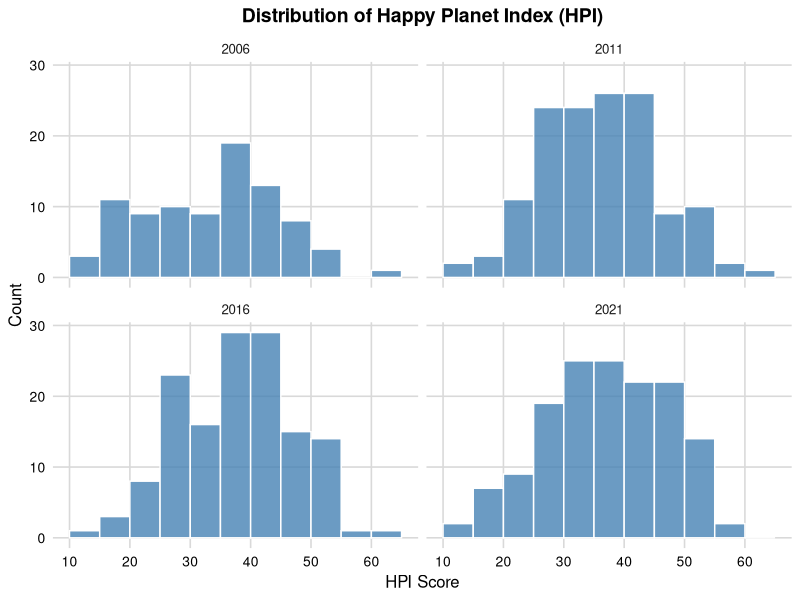
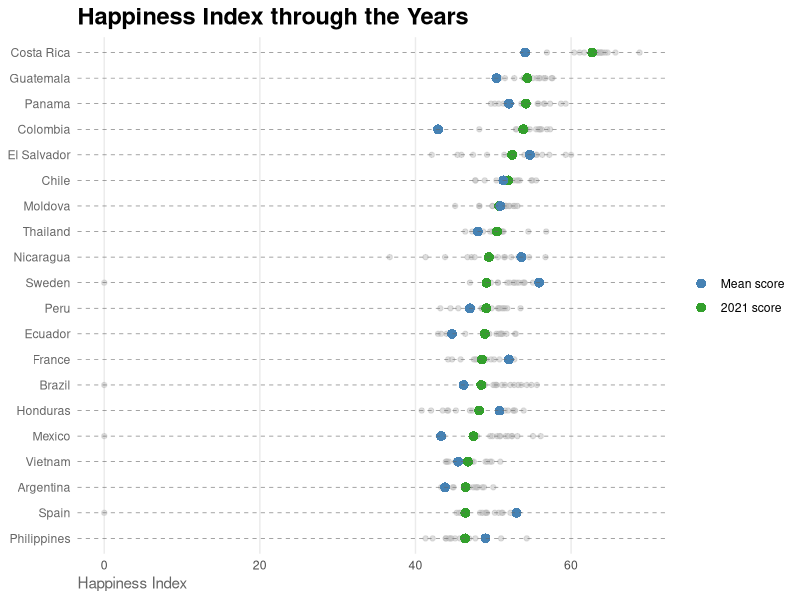
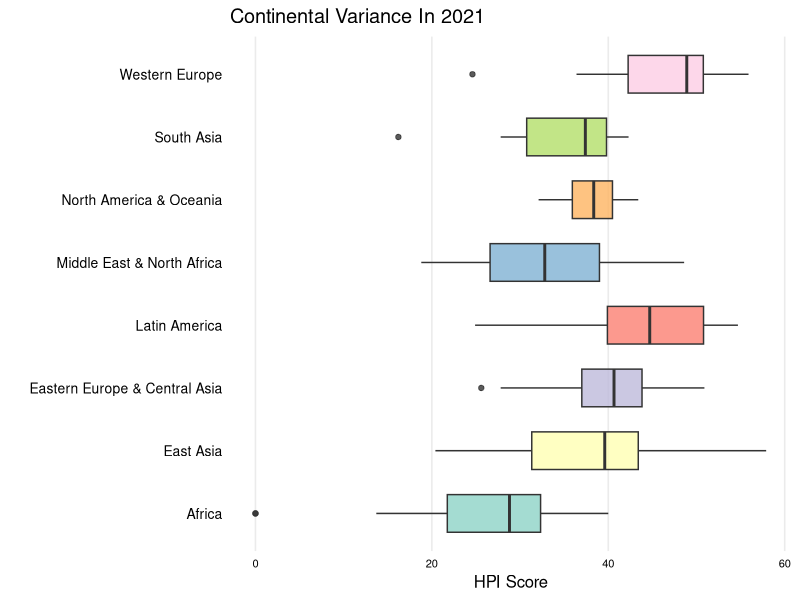
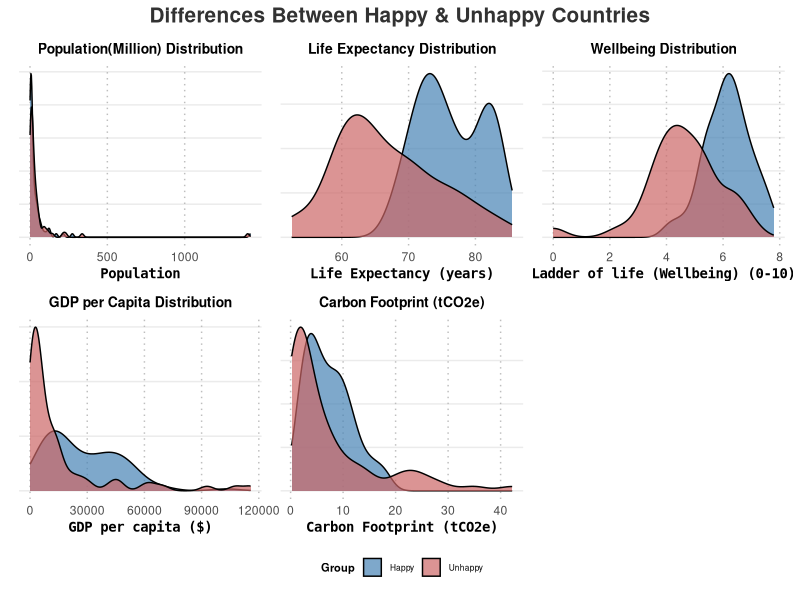
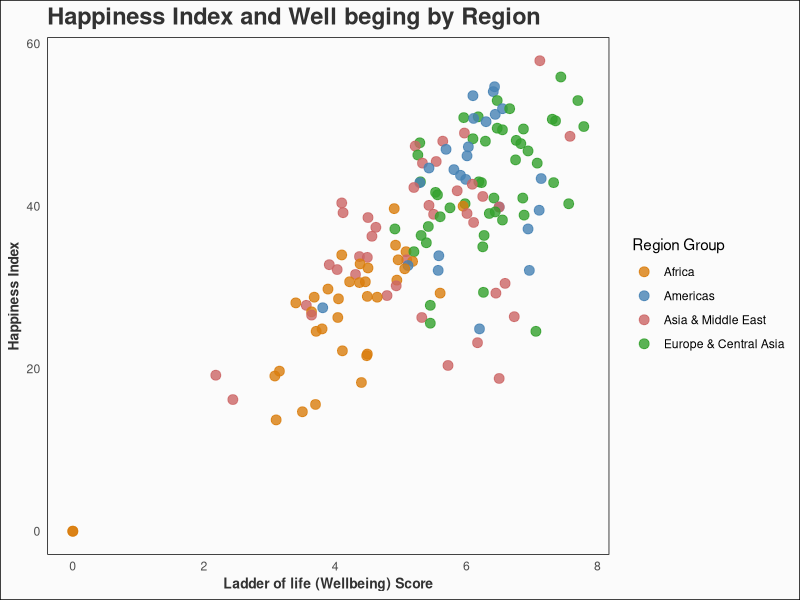
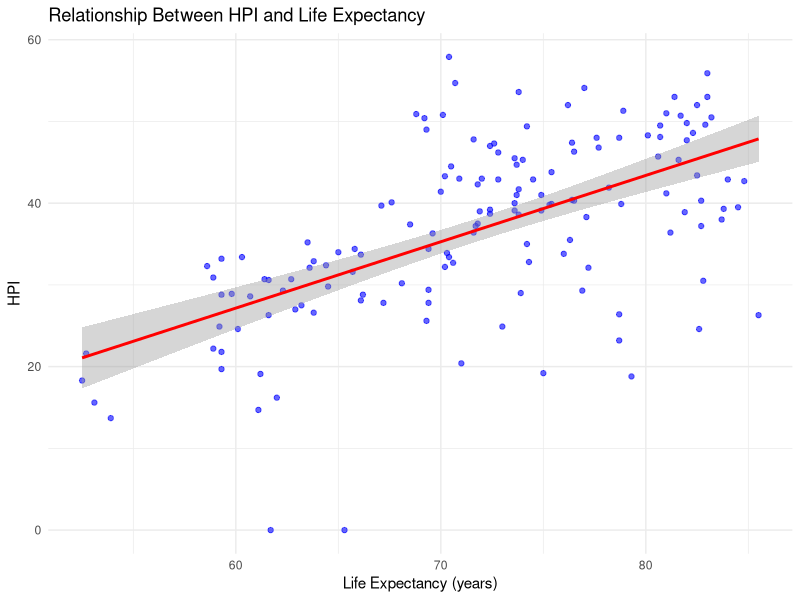
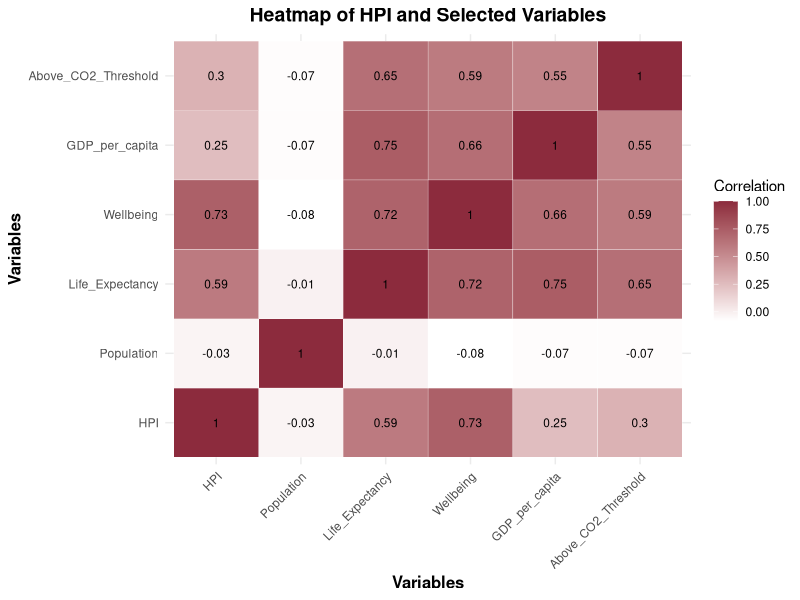
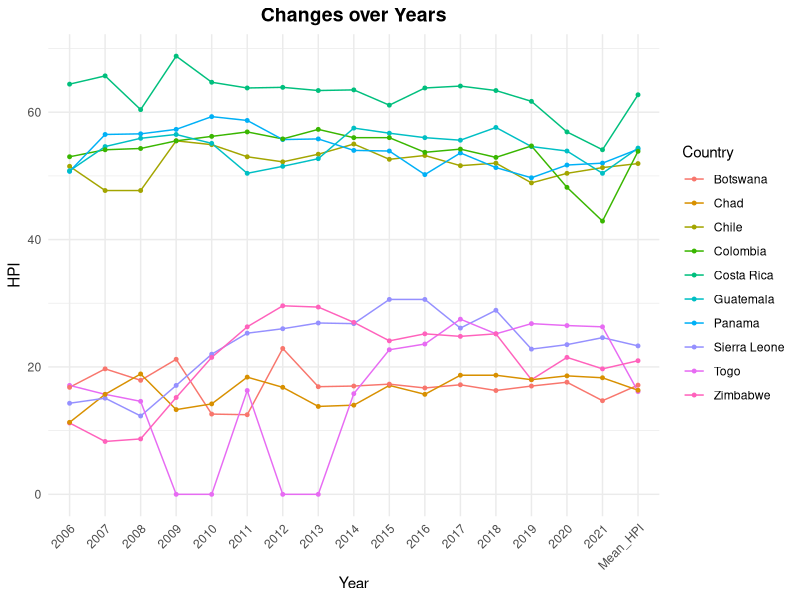

These charts were generated, in order, by the following R code:
## ---- chunk 1
library(readxl)
library(dplyr)
library(readr)
library(ggplot2)
library(tidyr)
library(ggrepel)
library(tidyverse)
library(reshape2)
library(scales)

hpi_2006 <- read_csv("hpi_2006.csv")
hpi_2011 <- read_csv("hpi_2011.csv")
hpi_2016 <- read_csv("hpi_2016.csv")
hpi_2021 <- read_csv("hpi_2021.csv")
hpi_2024 <- read_csv("All countries_20211.csv", skip=8, show_col_types = FALSE)
past_HPI <- read_csv("Historical_HPI.csv", show_col_types = FALSE)
past_HPI[is.na(past_HPI)] <- 0
## ---- chunk 2
hpi_2006_hist <- hpi_2006 %>% 
  mutate(Year = 2006) %>% 
  filter(HPI > 0)  

hpi_2011_hist <- hpi_2011 %>% 
  mutate(Year = 2011) %>% 
  filter(HPI > 0) 

hpi_2016_hist <- hpi_2016 %>% 
  mutate(Year = 2016) %>% 
  filter(HPI > 0) 

hpi_2021_hist <- hpi_2021 %>% 
  mutate(Year = 2021) %>% 
  filter(HPI > 0)  


combined_data <- bind_rows(hpi_2006_hist, hpi_2011_hist, hpi_2016_hist, hpi_2021_hist)
ggplot(combined_data, aes(x = HPI)) +
  geom_histogram(binwidth = 5, fill = "#4682B4", color = "white", alpha = 0.8, boundary = 0) +
  facet_wrap(~ Year, ncol = 2) +  
  theme_minimal(base_size = 12) +
  
  theme(
    panel.grid.major = element_line(color = "gray85"),
    panel.grid.minor = element_blank(),
    axis.text = element_text(size = 10, color = "black"),
    axis.title = element_text(size = 12, color = "black"),
    plot.title = element_text(size = 14, face = "bold", hjust = 0.5)
  ) +
  scale_x_continuous(
    breaks = seq(0, 60, by = 10), 
  ) +
  labs(
    title = "Distribution of Happy Planet Index (HPI)",
    x = "HPI Score",
    y = "Count"
  )

## ---- chunk 3
past_HPI$Mean_HPI <- rowMeans(past_HPI[, 2:17], na.rm = TRUE)

past_HPI_long <- past_HPI %>%
  pivot_longer(cols = `2006`:`2021`, names_to = "Year", values_to = "HPI") %>%
  mutate(Year = as.numeric(gsub("HPI_", "", Year))) 

top_countries <- past_HPI %>%
  arrange(desc(Mean_HPI)) %>%
  head(20) %>%
  arrange(Mean_HPI)

past_HPI_long <- past_HPI_long %>%
  filter(Country %in% top_countries$Country)

ggplot(data = past_HPI_long, aes(x = HPI, y = reorder(Country, Mean_HPI))) +
  geom_point(color = "gray", size = 1.5, alpha = 0.5) +
  geom_point(data = top_countries, aes(x = Mean_HPI, y = reorder(Country, Mean_HPI), color = "Mean score"),
             size = 3, shape = 16) +
  geom_point(data = filter(past_HPI_long, Year == 2021),
             aes(x = HPI, y = Country, color = "2021 score"), size = 3, shape = 16) +
  geom_hline(yintercept = seq_along(top_countries$Country), color = "gray40", linetype = "dashed", size = 0.2) +
  labs(title = "Happiness Index through the Years",
       x = "Happiness Index", y = NULL, color = NULL) +
  scale_color_manual(
    values = c("Mean score" = "#33a02c", "2021 score" = "#4682B4"),
    labels = c("Mean score", "2021 score")
  ) +
  theme_minimal(base_family = "sans") +
  theme(
    panel.grid.major.y = element_blank(),
    panel.grid.minor = element_blank(),
    axis.text.y = element_text(hjust = 1, color = "gray40"),
    axis.title.x = element_text(hjust = 0, color = "gray40"),
    plot.title = element_text(size = 17, face = "bold"),
    plot.subtitle = element_text(size = 12, color = "gray40"),
    legend.position = "right" 
  )
## ---- chunk 4
library(RColorBrewer)
continent_mapping <- c(
  "Latin America",
  "North America & Oceania",
  "Western Europe",
  "Middle East & North Africa",
  "Africa",
  "South Asia",
  "Eastern Europe & Central Asia",
  "East Asia"
)
hpi_2021$ContinentName <- continent_mapping[hpi_2021$Continent]
qualitative_palette <- brewer.pal(n = length(unique(hpi_2021$ContinentName)), "Set3")

ggplot(hpi_2021, aes(x = HPI, y = ContinentName, fill = ContinentName)) +
  geom_boxplot(width = 0.6, alpha = 0.8) + 
  scale_fill_manual(values = qualitative_palette) + 
  theme_minimal(base_size = 12) +
  theme(
    panel.grid.major.y = element_blank(),
    panel.grid.minor = element_blank(),
    axis.text.y = element_text(size = 10, color = "black"),
    axis.text.x = element_text(size = 8, color = "black"),
    legend.position = "none",
    panel.border = element_blank(),
    axis.line = element_blank()
  ) +
  labs(
    title = "Continental Variance In 2021",
    x = "HPI Score",
    y = ""
  )
## ---- chunk 5
library(gridExtra)
library(grid) 
library(patchwork)
#Split Data Based on Average HPI
hpi_avg <- mean(hpi_2024$HPI, na.rm = TRUE)  # Calculate average HPI
hpi_2024 <- hpi_2024 %>%
  mutate(Lower_Happy = ifelse(HPI < hpi_avg, "Unhappy", "Happy"))  # Add split column


hpi_2024$Population <- hpi_2024$`Population (thousands)` / 1e3

variables <- c(
  "Population",
  "Life Expectancy (years)",
  "Ladder of life (Wellbeing) (0-10)",
  "GDP per capita ($)",
  "Carbon Footprint (tCO2e)"
)
titles <- c(
  "Population(Million) Distribution",
  "Life Expectancy Distribution",
  "Wellbeing Distribution",
  "GDP per Capita Distribution",
  "Carbon Footprint (tCO2e)"
)


plot_list <- lapply(seq_along(variables), function(i) {
  var <- variables[i]  
  ggplot(hpi_2024, aes_string(x = paste0("`", var, "`"), fill = "Lower_Happy")) +
    geom_density(alpha = 0.7, color = "black") +
    scale_fill_manual(values = c("#4682B4", "#CC6666")) +  # Customize colors
    labs(x = var, y = NULL, fill = "Group", title = titles[i]) +  # Add plot title
    theme_minimal() +
    theme(
      axis.text.y = element_blank(),
      axis.ticks.y = element_blank(),
      panel.grid.major.x = element_line(color = "gray", linetype = "dotted"),
      panel.grid.minor = element_blank(),
      axis.title.x = element_text(size = 10, face = "bold", family = "monospace"),
      plot.title = element_text(size = 10, face = "bold", hjust = 0.5),  
      legend.position = "bottom",
      legend.title = element_text(size = 8, face = "bold"), 
      legend.text = element_text(size = 6),  
      legend.key.size = unit(0.5, "cm") 
    )
})

combined_plot <- wrap_plots(plot_list, ncol = 3) +
  plot_layout(guides = "collect") +  # Collect a single shared legend
  plot_annotation(
    title = "Differences Between Happy & Unhappy Countries",
    theme = theme(
      plot.title = element_text(size = 15, face = "bold", hjust = 0.5, color = "#323232"),
      plot.subtitle = element_text(size = 12, face = "italic", hjust = 0.5, color = "gray"),
      legend.position = "bottom"  
    )
  )

# Print the final combined plot
print(combined_plot)

## ---- chunk 6
hpi_2024 <- hpi_2024 %>%
  mutate(Region_Group = case_when(
    Continent %in% c(1, 2) ~ "Americas",                  # Latin America, N. America & Oceania
    Continent %in% c(3, 7) ~ "Europe & Central Asia",     # Western Europe, Eastern Europe & Central Asia
    Continent %in% c(4, 6, 8) ~ "Asia & Middle East",     # Middle East, South Asia, East Asia
    Continent == 5 ~ "Africa",                            # Africa                                
  ))

ggplot(hpi_2024, aes(
  x = `Ladder of life (Wellbeing) (0-10)`,
  y = HPI,                                 
  color = Region_Group                     
)) +
  geom_point(size = 3, alpha = 0.8) +
  labs(
    title = "Happiness Index and Well beging by Region",
    x = "Ladder of life (Wellbeing) Score",
    y = "Happiness Index",
    color = "Region Group"
  ) +
  scale_color_manual(
    values = c(
      "Americas" = "#4682B4",
      "Europe & Central Asia" = "#33a02c",
      "Asia & Middle East" = "#CC6666",
      "Africa" = "#D97D0D"
    )
  ) +
  # Customize the theme
  theme_minimal(base_family = "sans") +
  theme(
    panel.grid.major = element_blank(),
    panel.grid.minor = element_blank(),
    panel.background = element_rect(fill = "#fbfbfb"),
    plot.background = element_rect(fill = "#fbfbfb"),
    plot.title = element_text(size = 17, face = "bold", color = "#323232"),
    plot.subtitle = element_text(size = 12, face = "italic", color = "gray40"),
    axis.title.x = element_text(size = 10, face = "bold", color = "#323232"),  # Removed `family`
    axis.title.y = element_text(size = 10, face = "bold", color = "#323232"),
    legend.position = "right",
    legend.background = element_blank(),
    legend.box.background = element_rect(fill = "transparent", color = NA)
  )
## ---- chunk 7

hpi_2024 <- hpi_2024 %>%
  rename(
    HPI = `HPI`,  # Keep HPI column name
    Life_Expectancy = `Life Expectancy (years)` 
  ) %>%
  mutate(
    HPI = as.numeric(HPI), 
    Life_Expectancy = as.numeric(Life_Expectancy)
  )

# Remove rows with missing data
hpi_clean <- hpi_2024 %>%
  filter(!is.na(HPI), !is.na(Life_Expectancy))

model <- lm(HPI ~ Life_Expectancy, data = hpi_clean)

ggplot(hpi_clean, aes(x = Life_Expectancy, y = HPI)) +
  geom_point(color = "blue", alpha = 0.6) +
  geom_smooth(method = "lm", color = "red", se = TRUE) +
  labs(
    title = "Relationship Between HPI and Life Expectancy",
    x = "Life Expectancy (years)",
    y = "HPI"
  ) +
  theme_minimal()
## ---- chunk 8

hpi_2024 <- hpi_2024 %>%
  mutate(
    Above_CO2_Threshold = ifelse(
      `Carbon Footprint (tCO2e)` > `CO2 threshold for year  (tCO2e)`, 1, 0
    )
  )


heatmap_data <- hpi_2024 %>%
  select(
    HPI,
    Population = `Population (thousands)`,
    Life_Expectancy,
    Wellbeing = `Ladder of life (Wellbeing) (0-10)`,
    GDP_per_capita = `GDP per capita ($)`,
    Above_CO2_Threshold
  )

# Ensure numeric columns for correlation (convert boolean if needed)
heatmap_data$Above_CO2_Threshold <- as.numeric(heatmap_data$Above_CO2_Threshold)

# Compute the correlation matrix
cor_matrix <- cor(heatmap_data, use = "complete.obs")

# Melt the correlation matrix for ggplot
melted_cor_matrix <- melt(cor_matrix)

# Create the heatmap
ggplot(data = melted_cor_matrix, aes(x = Var1, y = Var2, fill = value)) +
  geom_tile(color = "white") +
  geom_text(aes(label = round(value, 2)), color = "black", size = 3) +  # Add correlation values
  scale_fill_gradient(low = "white", high = "#8C2B3D", name = "Correlation") +
  labs(
    title = "Heatmap of HPI and Selected Variables",
    x = "Variables",
    y = "Variables"
  ) +
  theme_minimal() +
  theme(
    axis.text.x = element_text(angle = 45, vjust = 1, hjust = 1),
    axis.title = element_text(size = 12, face = "bold"),
    plot.title = element_text(size = 14, face = "bold", hjust = 0.5)
  )

## ---- chunk 9
data_2006 <- past_HPI %>%
  filter(`2006` != 0) %>%
  select(Country, `2006`)

lowest_2006 <- data_2006 %>%
  arrange(`2006`) %>%
  head(5)

highest_2006 <- data_2006 %>%
  arrange(desc(`2006`)) %>%
  head(5)

selected_countries <- rbind(lowest_2006, highest_2006)
filtered_HPI <- past_HPI %>%
  filter(Country %in% selected_countries$Country)

filtered_HPI_long <- filtered_HPI %>%
  pivot_longer(
    cols = -Country,
    names_to = "Year",
    values_to = "HPI"
  )

ggplot(filtered_HPI_long, aes(x = Year, y = HPI, color = Country, group = Country)) +
  geom_line(size = 0.5) +
  geom_point(size = 1) +
  labs(
    title = "Changes over Years",
    x = "Year",
    y = "HPI",
    color = "Country"
  ) +
  theme_minimal() +
  theme(
    axis.text.x = element_text(angle = 45, hjust = 1),
    plot.title = element_text(hjust = 0.5, size = 14, face = "bold")
  )
## ---- chunk 10
# Randomly sample 8 countries
set.seed(809)
sample <- past_HPI %>%
  filter(`2006` != 0, `2021` != 0) %>%  # Exclude countries with HPI of 0 for 2006 or 2021
  slice_sample(n = 8) %>%
  select(Country, `2006`, `2021`)


countries_2006 <- sample %>%
  group_by(`2006`) %>%
  summarize(Country = paste(Country, collapse = ", "))

countries_2021 <- sample %>%
  group_by(`2021`) %>%
  summarize(Country = paste(Country, collapse = ", "))

sample_long <- sample %>%
  pivot_longer(cols = c(`2006`, `2021`), names_to = "Year", values_to = "HPI") %>%
  mutate(Year = as.numeric(Year))

options(repr.plot.width = 15, repr.plot.height = 8) 
ggplot() +
  geom_vline(xintercept = c(1, 2), color = "black", linetype = "dotted", size = 0.5) +
  geom_segment(data = sample, aes(
    x = 1, xend = 2, y = `2006`, yend = `2021`, color = ifelse(`2021` > `2006`, "#1f78b4", "#e31a1c")
  ), size = 1) +
  
  geom_point(data = sample, aes(
    x = 1, y = `2006`, color = ifelse(`2021` > `2006`, "#1f78b4", "#e31a1c")
  ), size = 4) +

  geom_point(data = sample, aes(
    x = 2, y = `2021`, color = ifelse(`2021` > `2006`, "#1f78b4", "#e31a1c")
  ), size = 4) +
 
  geom_text(data = countries_2006, aes(
    x = 1 - 0.05, y = `2006`, label = Country
  ), hjust = "right", size = 2.5) +
  
  geom_text(data = countries_2021, aes(
    x = 2 + 0.05, y = `2021`, label = Country
  ), hjust = "left", size = 2.5) +
 
  labs(
    title = "Happiness Index Scores: 2006 vs 2021",
    subtitle = "Countries showing HPI changes between 2006 and 2021",
    x = NULL,
    y = "HPI"  
  ) +

  scale_color_identity() +
  scale_x_continuous(limits = c(0.5, 2.5),breaks = c(1, 2), labels = c("2006", "2021")) +
  scale_y_continuous(limits = c(min(sample_long$HPI) , max(sample_long$HPI))) + 
  theme_minimal() +
  theme(
    plot.title = element_text(size = 20, face = "bold", hjust = 0.5),
    plot.subtitle = element_text(size = 14, hjust = 0.5),
    axis.text.y = element_text(size = 12),
    axis.text.x = element_text(size = 12, face = "bold"),
    axis.ticks = element_blank(),
    panel.grid = element_blank(),
    legend.position = "none"
  )

## ---- chunk 11
top_20 <- past_HPI %>%
  filter(`2006` != 0, `2021` != 0) %>%
  mutate(Change = abs(`2021` - `2006`)) %>%
  arrange(desc(Change)) %>%
  slice(1:20) 

top_20 <- top_20 %>%
  mutate(Highlight = ifelse(row_number() <= 3, "Top Increase", 
                            ifelse(row_number() > (n() - 3), "Top Decrease", "Neutral")))


plot_data <- top_20 %>%
  pivot_longer(cols = c(`2006`, `2021`), names_to = "Year", values_to = "HPI") %>%
  mutate(Year = as.numeric(Year))



ggplot(top_20, aes(x = reorder(Country, Change), y = Change, fill = Change)) +
  geom_bar(stat = "identity", alpha = 0.7) +
  scale_fill_gradient(low = "#56B1F7", high = "#132B43") + # Gradient color
  theme(
    axis.title.x = element_blank(),
    axis.title.y = element_blank(),
    axis.text.x = element_text(angle = 90, vjust = 0.5, hjust = 1, size = 8),
    axis.text.y = element_text(size = 8),
    panel.grid = element_blank(),
    panel.background = element_rect(fill = "#fafafa", color = NA),
    plot.background = element_rect(fill = "#fafafa", color = NA),
    legend.position = "none"
  ) +
  labs(
    title = "The Biggest Movers",
    subtitle = "These countries have had the largest change in HPI between 2006 and 2021"
  )

